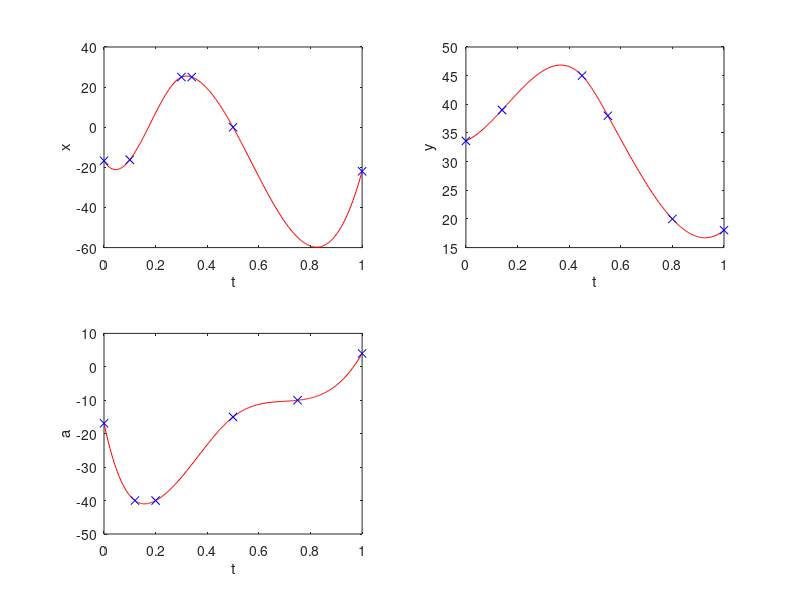

Write MATLAB code to recreate this figure.
close all;




%walkkick #2
breakTX = [0      0.10     0.30 0.34   0.5  1];
breakX = [-16.72  -16.22   25 25        0 -21.95]

breakTY = [0     0.14    0.45  0.6  0.8  1];
%breakY = [33.61   52  52       48   25 18.04];
breakY = [33.61   39  40       38   25 18.04];


breakTA = [0      0.12  0.20  0.50  0.75     1];
breakA = [-16.89 -40   -40    -15    -10 4];



%Take 2, smaller swing back, more knee motion

breakTX = [0      0.10     0.30 0.34   0.5  1];
breakX = [-16.72  -16.22   25 25        0 -21.95]

breakTY = [0     0.14    0.45  0.55  0.8  1];
breakY = [33.61   39      45   38   20 18.04];







p=csapi(breakTX,breakX);
coefX = p.coefs;

q=csapi(breakTY,breakY);
coefY = q.coefs;

r=csapi(breakTA,breakA);
coefA = r.coefs;



%Print in lua syntax
str1='local breaksTX={';
for i=2:size(p.breaks,2) str1=[str1 sprintf('%f,',p.breaks(i))]; end
str1 = [str1 '}'];
disp(str1);

str1='local breaksTY={';
for i=2:size(q.breaks,2) str1=[str1 sprintf('%f,',q.breaks(i))]; end
str1 = [str1 '}'];
disp(str1);

str1='local breaksTA={';
for i=2:size(r.breaks,2) str1=[str1 sprintf('%f,',r.breaks(i))]; end
str1 = [str1 '}'];
disp(str1);

disp('local coefsX={');
for i=1:size(coefX,1)  
  str2='  {';
  for j=1:size(coefX,2) str2=[str2 sprintf('%f,', coefX(i,j))]; end
  str2=[str2 '},'];
  disp(str2);
end
disp('}');

disp('local coefsY={');
for i=1:size(coefY,1)  
  str2='  {';
  for j=1:size(coefY,2) str2=[str2 sprintf('%f,', coefY(i,j))]; end
  str2=[str2 '},'];
  disp(str2);
end
disp('}');

disp('local coefsA={');
for i=1:size(coefA,1)  
  str2='  {';
  for j=1:size(coefA,2) str2=[str2 sprintf('%f,', coefA(i,j))]; end
  str2=[str2 '},'];
  disp(str2);
end
disp('}');

figure(1);
subplot(2,2,1);
fnplt(p);
ylabel('x');
xlabel('t');

subplot(2,2,2);
fnplt(q);
ylabel('y');
xlabel('t');

subplot(2,2,3);
fnplt(r);
ylabel('a');
xlabel('t');
%{
figure(2);
subplot(2,2,1);
plot(kick(:,1),kick(:,2)*180/pi)

subplot(2,2,2);
plot(kick(:,1),kick(:,3)*180/pi)

subplot(2,2,3);
plot(kick(:,1),kick(:,4)*180/pi)
%}